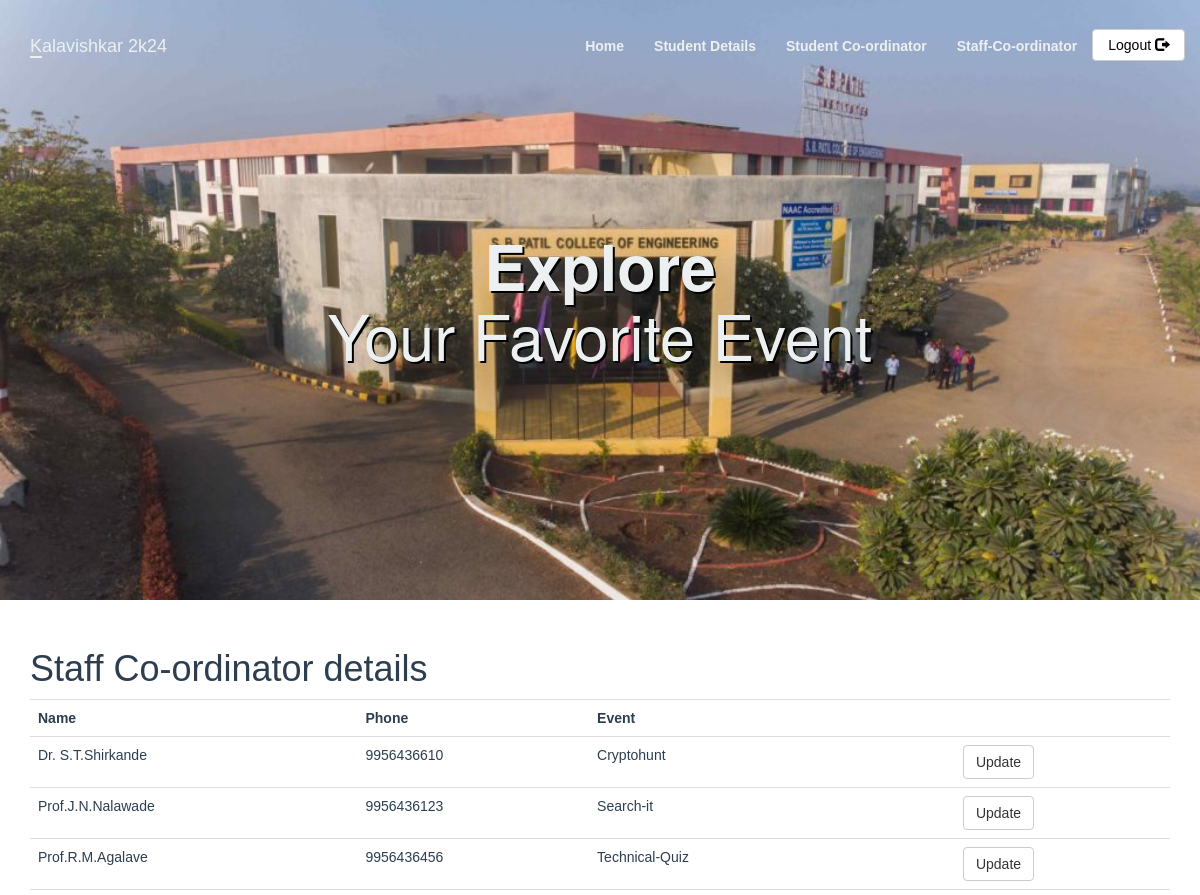
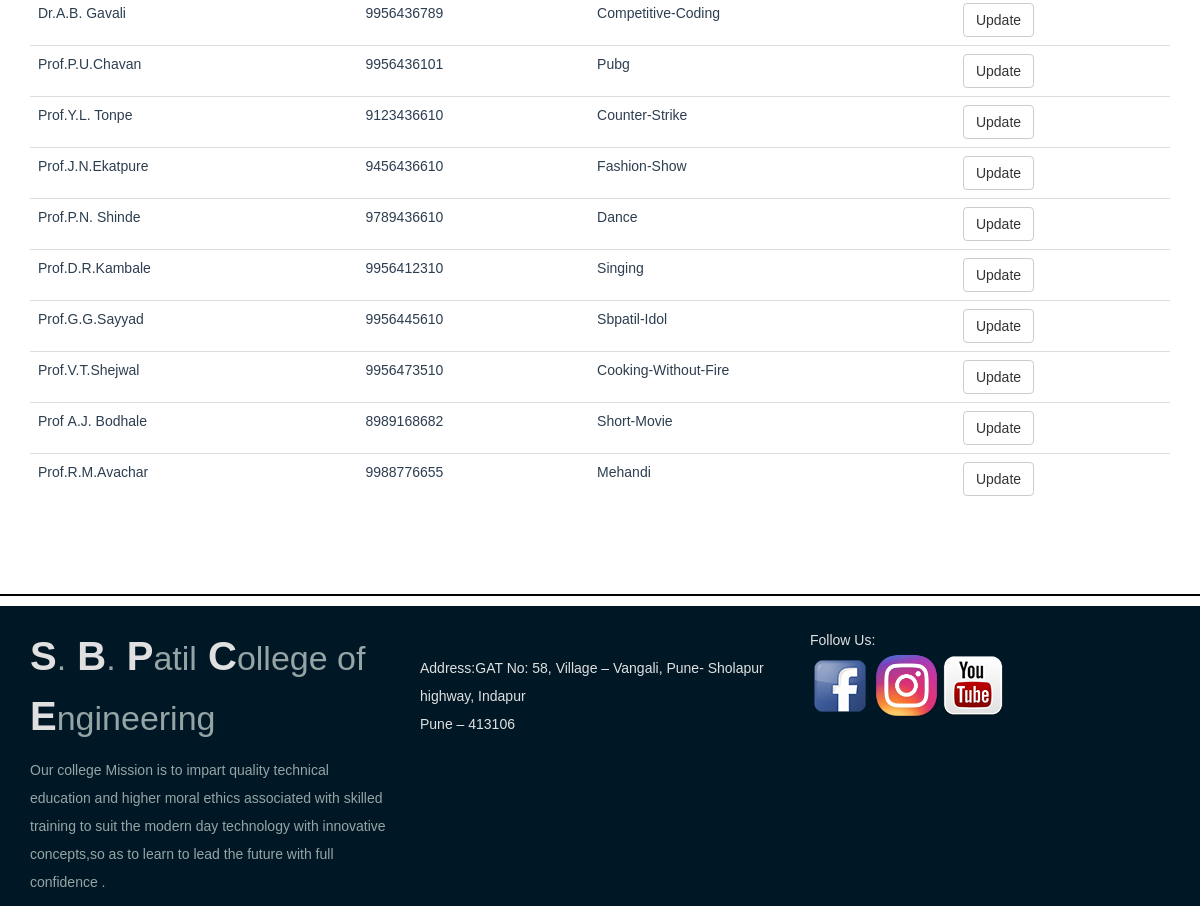
The page /Staff_cordinator.php on the database its author committed (2 pictures, top to bottom).
### tables this page shows
CREATE TABLE `staff_coordinator` (
  `stid` int(11) NOT NULL,
  `name` varchar(100) NOT NULL,
  `phone` varchar(10) DEFAULT NULL,
  `event_id` int(11) DEFAULT NULL
);

CREATE TABLE `events` (
  `event_id` int(11) NOT NULL,
  `event_title` varchar(50) NOT NULL,
  `event_price` int(11) DEFAULT NULL,
  `participents` int(100) DEFAULT 0,
  `img_link` text DEFAULT NULL,
  `type_id` int(11) DEFAULT NULL
);

### Staff_cordinator.php (the view, shortened to what this page needs)
<?php
include_once 'classes/db1.php';
$result = mysqli_query($conn,"SELECT * FROM staff_coordinator s ,events e where e.event_id= s.event_id");
?>
<!DOCTYPE html>
<html>
<head>
        <?php require 'utils/styles.php'; ?>
    </head>
<body><?php include 'utils/adminHeader.php'?>
<div class = "content">
<div class = "container">
<h1>Staff Co-ordinator details</h1>
<?php
if (mysqli_num_rows($result) > 0) {
?>
 <table class="table table-hover" >
  <tr>
    <th>Name</th>
    <th>Phone</th>
    <th>Event</th>
    <th></th>
  </tr>
<?php
while($row = mysqli_fetch_array($result)) {
?>
<tr>
    <td><?php echo $row["name"]; ?></td>
    <td><?php echo $row["phone"]; ?></td>
    <td><?php echo $row["event_title"]; ?></td>
    <td> <?php echo '<a  href="updateStaff.php?id='.$row['event_id'].'" class = "btn btn-default"> Update</a>'?></td>
</tr>
<?php
}
?>
</table>
 <?php
}
else{
    echo "No result found";
}
?>
</div>
</div>
 </body>
 <?php include 'utils/footer.php';?>
</html>

### utils/styles.php
<link rel = "stylesheet" type = "text/css" href = "css/bootstrap.css">
<link rel = "stylesheet" type = "text/css" href = "css/style.css">

### utils/adminHeader.php (shortened to what this page needs)
<head>
</head>
        <?php require 'utils/styles.php'; ?>
<header class="bgImage" >
    <nav class="navbar" >
        <div class="container">
            <div class="navbar-header">
                <a class = "navbar-brand">
                    Kalavishkar 2k24
                </a>
            </div>
            <ul class="nav navbar-nav navbar-right">
            <li><a href = "adminPage.php"><strong>Home</strong></a></li>
            <li><a href = "Stu_details.php"><strong>Student Details</strong></a></li>
                    <li><a href = "Stu_cordinator.php"><strong>Student Co-ordinator</strong></a></li>
                    <li><a href = "Staff_cordinator.php"><strong>Staff-Co-ordinator</strong></a></li>
                    <li class="btnlogout"><a class = "btn btn-default navbar-btn" href = "index.php">Logout <span class = "glyphicon glyphicon-log-out"></span></a></li>
            </ul>
        </div>
    </nav>
    <div class = "col-md-12">
        <div class = "container">
            <div class = "jumbotron">
                <h1><strong>Explore<br></strong> Your Favorite Event</h1>
    </div>
</header>

### utils/footer.php
<hr class = "footerline">
<footer>
    <div class = "container">
        <div class = "row">
            <section>
                <div class = "footerContent col-md-4">
                    <p class = "footerContent1">
                        <strong>S</strong><span class = "small footerSubtext">.</span>
                        <strong>B</strong><span class = "small footerSubtext">.</span>
                        <strong>P</strong><span class = "small footerSubtext">atil</span>
                        <strong>C</strong><span class = "small footerSubtext">ollege of</span>
                        <strong>E</strong><span class = "small footerSubtext">ngineering</span>
                    </p>
                    <p class = "footerSubtext2">
                    Our college Mission is to impart quality technical education and higher moral ethics associated with skilled training to suit the modern day technology with innovative concepts,so as to learn to lead the future with full confidence
                  .
                    </p>
                </div>
            </section>
            <section>
                <div class = "footcontent col-md-4">
                <p> <br>
                 Address:GAT No: 58, Village – Vangali, Pune-
Sholapur highway, Indapur
                    <br>Pune – 413106 </p>
                </div>
            </section>
            <section>
                <div class = "footcontent col-md-4">
                    Follow Us:<br>
                    <a href="https://www.facebook.com/sbpcoeindapur?mibextid=ZbWKwL"><img src = "images/facebook.png"></a>
                    <a href="https://www.instagram.com/sbpatilgroup?igsh=MWN4ZDNwZzVqaDgzcg=="><img src = "images/instagram.png" width="65px"></a>
                        <a href="https://youtube.com/@sbpatileducationalinstitut6746?si=2aRjr5iFfQ-_AvaZ"><img src = "images/youtube.png"></a>
                </div>
            </section>
        </div>
    </div>
</footer>

### css/style.css (style rules this page uses)
body { overflow-x: hidden; }
hr { border-top: 2px solid black; margin-top: 40px; margin-bottom: 40px; }
header .navbar { padding: 20px 0; font-family: Arial, Helvetica, sans-serif; }
header .navbar-header a::first-letter { border-bottom: 2px solid #ecf0f1; }
header .navbar-nav a { color: #ecf0f1; padding-bottom: 12px; }
header .navbar-nav a:link { position: relative; }
header .btnlogout a { padding-top: 5px; }
header .navbar-nav a:before { content: ""; position: absolute; width: 100%; height: 3px; left: 0; background-color: #ecf0f1; visibility: hidden; -webkit-transform: scaleX(0); transform: scaleX(0); -webkit-transition: all 0.3s ease-in-out 0s; transition: all 0.3s ease-in-out 0s; margin-top: 25px; }
header .navbar-header a { color: #ecf0f1; }
header .navbar-nav .btn { color: black; padding-bottom: 5px; margin: 8px 0px; }
.jumbotron { background-color: transparent; color: #ecf0f1; text-align: center; margin-top: 50px; text-shadow: 2px 2px black; }
.footerline { margin-top: 70px; margin-bottom: 10px; }
.content { font-family: Arial, Helvetica, sans-serif; color: #2C3E50; }
footer { font-family: Arial, Helvetica, sans-serif; color: #E0E0E0; line-height: 2; background-color: #001825; padding-top: 20px; }
.footerContent > .footerContent1 { font-size: 40px; line-height: 1.5; }
.footerSubtext { color: #95a5a6; }
.footerContent > .footerSubtext2 { color: #95a5a6; font-size: 14px; }
.footcontent { color: #E0E0E0; }

### utils/adminHeader.php (style rules this page uses)
.bgImage { background-image: url(images/sbpatil.jpg); background-size: cover; background-position: center center; height: 600px; margin-bottom: 29px; }

### rows shown on the page
staff_coordinator: name "Dr. S.T.Shirkande", phone "9956436610", event.event_title "Cryptohunt"
staff_coordinator: name "Prof.J.N.Nalawade", phone "9956436123", event.event_title "Search-it"
staff_coordinator: name "Prof.R.M.Agalave", phone "9956436456", event.event_title "Technical-Quiz"
staff_coordinator: name "Dr.A.B. Gavali", phone "9956436789", event.event_title "Competitive-Coding"
staff_coordinator: name "Prof.P.U.Chavan", phone "9956436101", event.event_title "Pubg"
staff_coordinator: name "Prof.Y.L. Tonpe", phone "9123436610", event.event_title "Counter-Strike"
staff_coordinator: name "Prof.J.N.Ekatpure", phone "9456436610", event.event_title "Fashion-Show"
staff_coordinator: name "Prof.P.N. Shinde", phone "9789436610", event.event_title "Dance"
staff_coordinator: name "Prof.D.R.Kambale", phone "9956412310", event.event_title "Singing"
staff_coordinator: name "Prof.G.G.Sayyad", phone "9956445610", event.event_title "Sbpatil-Idol"
staff_coordinator: name "Prof.V.T.Shejwal", phone "9956473510", event.event_title "Cooking-Without-Fire"
staff_coordinator: name "Prof A.J. Bodhale", phone "8989168682", event.event_title "Short-Movie"
staff_coordinator: name "Prof.R.M.Avachar", phone "9988776655", event.event_title "Mehandi"
